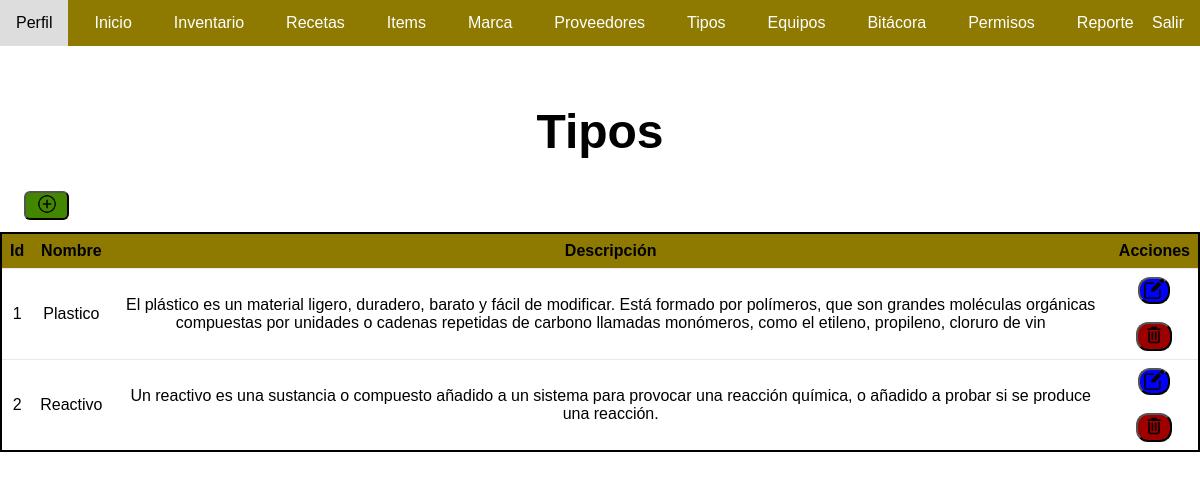
Before: /tipos/ (signed in) with the older database file.
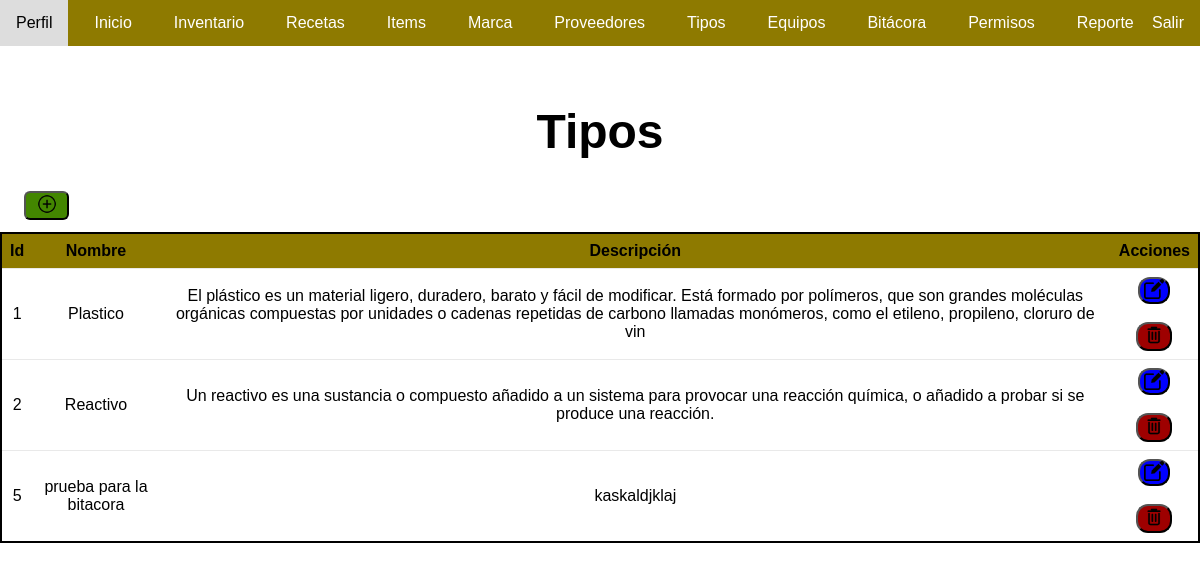
After: the same page with the newer database file.
### app/models.py (models this page shows, shortened)
class Type(models.Model):
    nombre = models.CharField(max_length=100)
    descripcion = models.CharField(max_length=255)
    usuario = models.ForeignKey(User, on_delete=models.SET_NULL, null=True, blank=True)

### app/views.py (the view)
# urls.py: path('tipos/', views.type, name='type'),
@login_required
def type(request):
    types = Type.objects.all()
    return render(request, 'type.html', {'types': types})

### app/templates/type.html (shortened to what this page needs)
{% load static %}
<!DOCTYPE html>
<html lang="en">
<head>
    <link rel="stylesheet" type="text/css" href="{% static 'css/marca.css' %}">
</head>
<body>
    <div class="container">
        <nav class="navbar">
            <ul>
                <li><a href="/perfil/">Perfil</a></li>
                <li><a href="/">Inicio</a></li>
                {%if perms.app.view_registro%}
                <li><a href="/inventario/">Inventario</a></li>
                {%endif%}
                <li><a href="/recetas/">Recetas</a></li>
                {% if perms.app.view_item %}
                <li><a href="{% url 'listar_items' %}">Items</a></li>
                {% endif %}
                {% if perms.app.view_marca %}
                <li><a href="/marca/">Marca</a></li>
                {% endif %}
                {% if perms.app.view_proveedor %}
                <li><a href="/proveedores/">Proveedores</a></li>
                {% endif %}
                {% if perms.app.view_type %}
                <li><a href="/tipos/">Tipos</a></li>
                {% endif %}
                {% if perms.app.view_locatios %}
                <li><a href="/listar-locations/">Equipos</a></li>
                {% endif %}
                {% if perms.app.view_bitacora %}
                <li><a href="/bitacora/">Bitácora</a></li>
                {% endif %}
                {% if perms.app.view_auth_permission %}
                <li><a href="/asignar-permisos/">Permisos</a></li>
                {% endif %}
                <li><a href="/usos-receta/">Reporte</a></li>
                <li>
                    <div class="cerrar-sesion"><a href="{% url 'salir' %}" class="cerrar-sesion">Salir</a></div>
                </li>
            </ul>
        </nav>
        <br><br><br><br>
        <h1>Tipos</h1>
        {% if perms.app.add_item %}
        <button type="button" class='insertar' onclick="window.location.href='{% url 'crear_type' %}'" alt="registrar item">
            <img src="{% static 'imagenes/insertar.png' %}" class="insertar-imagen" alt="registrar item">
        </button>
        {% endif %}
        <table class="default">
            <thead>
                <tr>
                    <th>Id</th>
                    <th>Nombre</th>
                    <th>Descripción</th>
                    <th>Acciones</th>
                </tr>
            </thead>
            <tbody>
                {% for type in types %}
                <tr>
                    <td>{{ type.id }}</td>
                    <td>{{ type.nombre }}</td>
                    <td>{{ type.descripcion }}</td>
                    <td>
                        {% if perms.app.change_type %}
                        <button type="button" onclick="window.location.href='{% url 'editar_type' type.id %}'" class="editar">
                            <img src="{% static 'imagenes/editar.png' %}" alt="Editar">
                        </button>
                        {% endif %}
                        <br><br>
                        {% if perms.app.delete_type %}
                        <button type="button" class="eliminar" data-type-id="{{ type.id }}">
                            <img src="{% static 'imagenes/borrar.png' %}" alt="Eliminar">
                        </button>
                        {% endif %}
                    </td>
                </tr>
                {% endfor %}
            </tbody>
        </table>
    </div>
</body>
</html>

Changed rows visible on the page:
added Type: id "5", nombre "prueba para la bitacora", descripcion "kaskaldjklaj"
